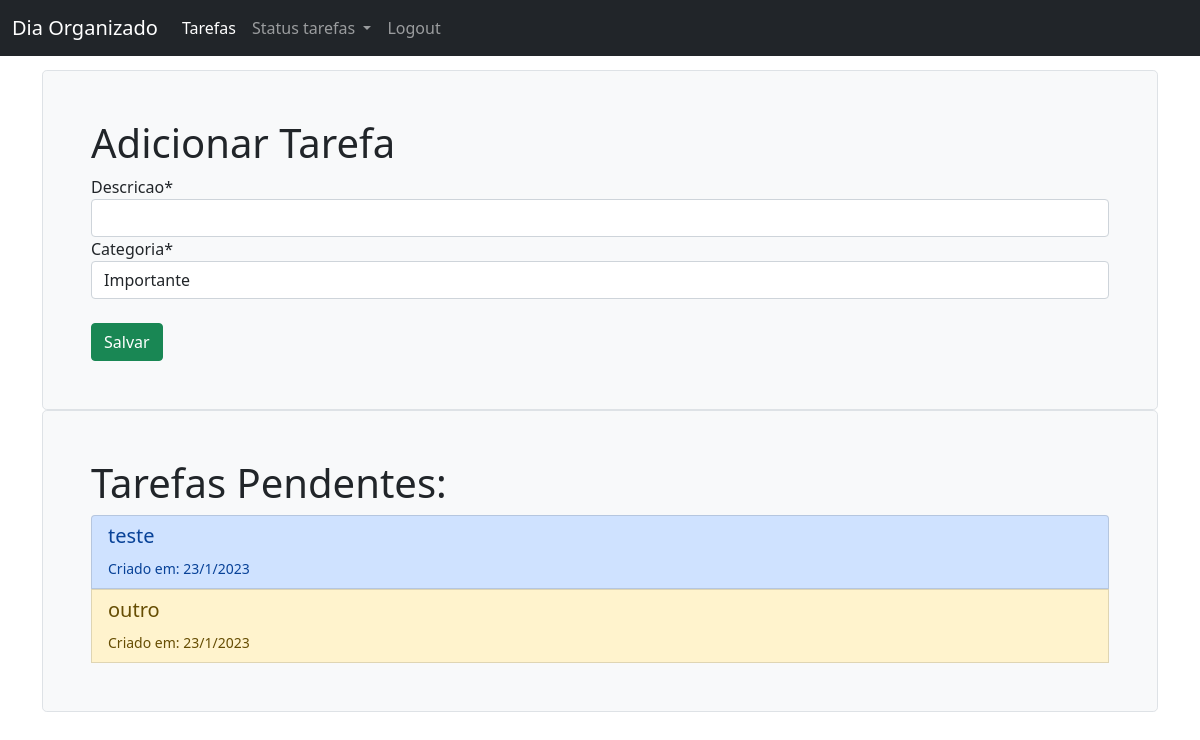
Page /tarefas/ on the committed database.
### tarefas/models.py (models this page shows)
class Tarefa(models.Model):
    OPCOES_STATUS = (
        ('concluído', 'Concluído'),  # o primeiro é do banco de dados e o segundo é o que aparecerá na app
        ('pendente', 'Pendente'),
        ('adiado', 'Adiado'),
    )
    OPCOES_CATEGORIA = (
        ('urgente', 'Urgente'),
        ('importante', 'Importante'),
        ('não urgente', 'Não Urgente'),
    )
    descricao = models.CharField(max_length=400)
    criacao = models.DateTimeField(auto_now_add=True)
    categoria = models.CharField(max_length=25, choices=OPCOES_CATEGORIA, default='importante')
    status = models.CharField(max_length=25, choices=OPCOES_STATUS, default='pendente')

### tarefas/views.py (the view)
# urls.py: path('', views.tarefas_pendentes_list, name='tarefas_pendentes_list' ),
def tarefas_pendentes_list(request):
    tarefas_pendentes = Tarefa.objects.filter(status='pendente')
    if request.method == 'POST':
        form = AdicionarTarefa(data=request.POST)
        if form.is_valid():
            form.save()
            return redirect('tarefas_pendentes_list')
    else:
        form = AdicionarTarefa()
    return render(request, 'tarefas/tarefas_pendentes.html',
                  {'tarefas_pendentes':tarefas_pendentes,
                   'form':form})

### tarefas/forms.py
class AdicionarTarefa(forms.ModelForm):
    class Meta:
        model = Tarefa
        fields = ('descricao', 'categoria')

### tarefas/templates/tarefas/tarefas_pendentes.html (shortened to what this page needs)
{% extends 'base.html' %}
{% load crispy_forms_tags %}
{% block content %}
  <div class="h-100 p-5 bg-light border rounded-3">
    <h1>Adicionar Tarefa</h1>
    <form method="post">
      {{ form|crispy }}
      <br>
      <input class="btn btn-success" type="submit" value="Salvar">
    </form>
  </div>
  <div class="h-100 p-5 bg-light border rounded-3">
    <h1>Tarefas Pendentes:</h1>
    <div class="list-group">
      {% for tarefa in tarefas_pendentes %}
        {% if tarefa.categoria == 'urgente' %}
          <button type="button" class="list-group-item list-group-item-danger list-group-item-action" data-bs-toggle="modal" data-bs-target="#modal{{ tarefa.id }}">
        {% else %}
          {% if tarefa.categoria == 'importante' %}
            <button type="button" class="list-group-item list-group-item-warning list-group-item-action" data-bs-toggle="modal" data-bs-target="#modal{{ tarefa.id }}">
          {% else %}
            <button type="button" class="list-group-item list-group-item-primary list-group-item-action" data-bs-toggle="modal" data-bs-target="#modal{{ tarefa.id }}">
          {% endif %}
        {% endif %}
          <h5>{{ tarefa.descricao }}</h5>
          <small>Criado em: {{ tarefa.criacao.day }}/{{ tarefa.criacao.month }}/{{ tarefa.criacao.year }}</small>
        </button>
      {% endfor %}
    </div>
  </div>
{% endblock %}

### rows in the picture
Tarefa: descricao "teste", criacao.day "23", criacao.month "1", criacao.year "2023"
Tarefa: descricao "outro", criacao.day "23", criacao.month "1", criacao.year "2023"
